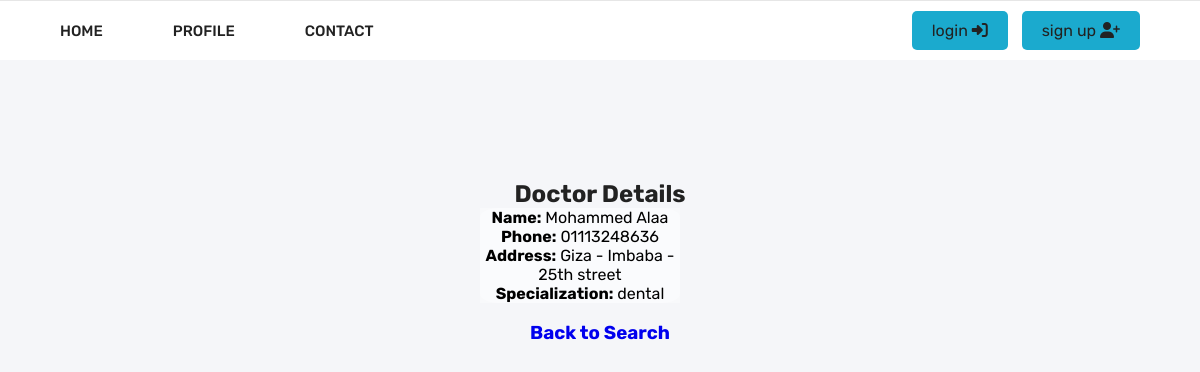
Page /doctor/1/ on the committed database.
### Doctors/models.py (models this page shows, shortened)
class Doctors(models.Model):
    Name = models.CharField(max_length=50 , default='Unknown')
    Phone = models.CharField(max_length=11,  default=1 )
    Adress = models.CharField(max_length=100, default='Unknown')
    Specialization= models.CharField(max_length=50, default='Unknown')

### HomePage/views.py (the view)
# urls.py: path('doctor/<int:id>/', views.Details_Page, name="MyDoctorDetails")
def Details_Page(request, id):
    doctor = get_object_or_404(Doctors, id=id)
    return render(request, "HomePage/Details.html", {"doctor": doctor})

### HomePage/templates/HomePage/Details.html
{% extends "HomePage/Base.html" %}
 {%load static%}
 {%block content%}
<body align="center">
 <h2>Doctor Details</h2>
 <div id="doc_list" align="center" style="margin-left: 40%">
 <p><strong>Name:</strong> {{ doctor.Name }}</p>
 <p><strong>Phone:</strong> {{ doctor.Phone }}</p>
 <p><strong>Address:</strong> {{ doctor.Adress }}</p>
 <p><strong>Specialization:</strong> {{ doctor.Specialization }}</p>
 </div>
 <br>
 <h3><a href="{% url 'MyDoctorHome' %}">Back to Search</a></h3>
</body>
 {%endblock%}

### HomePage/Static/HomePage/js&css/style.css (style rules this page uses)
* { padding: 0; margin: 0; box-sizing: border-box; text-decoration: none; list-style: none; font-family: 'Rubik','sans-serif'; }
:root { --main-color: #fcb700; --dark-color: #222222; --parg-color: #666666; --dark-red: #d01418; --border-color: #6666662a; --name-item: #0066c0; }
body { background: #f5f6f9; margin-top: 180px; }
h1,h2,h3,h4,h5,h6 { color: var(--dark-color); }
p { color: var(--parg-color); }
#doc_list { background-color: rgba(255, 255, 255, 0.3); width: 200px; border-style: solid; border-width: thick; border: #222222; border-radius: 10%; text-align: center; }
p { background-color: rgba(255, 255, 255, 0.3); color: #000000; }

### HomePage/Static/HomePage/js&css/login.css (style rules this page uses)
:root { --main-color: #1baace; --dark-color: #222222; --parg-color: #666666; --dark-red: #d01418; --border-color: #6666662a; --name-item: #0066c0; }

### rows in the picture
Doctors: Name "Mohammed Alaa", Phone "01113248636", Adress "Giza - Imbaba - 25th street", Specialization "dental"
